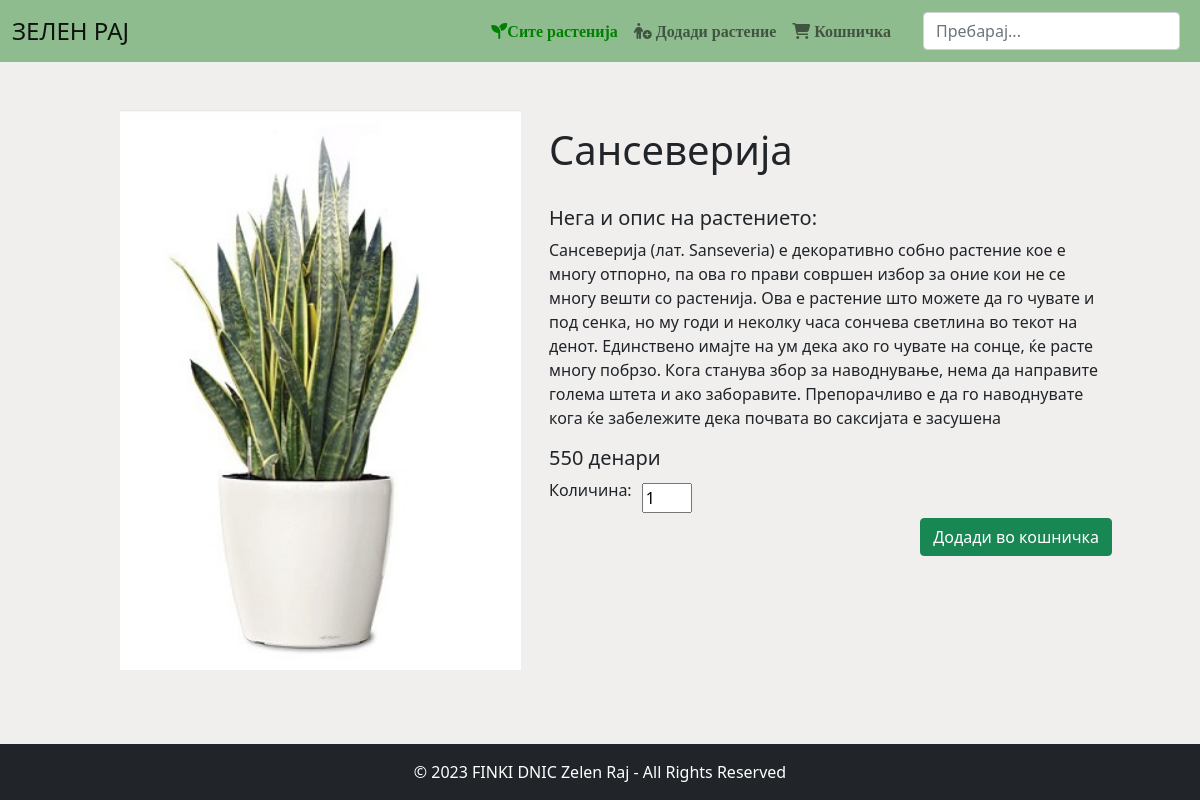
Page /plants/Сансеверија/ on the committed database.
### ZelenRaj/models.py (models this page shows, shortened)
class Plant(models.Model):
    name = models.CharField(max_length=200)
    image = models.ImageField(upload_to='plant_images/')
    price = models.IntegerField()
    care_info = models.TextField()
    stock = models.IntegerField()
    user = models.ForeignKey(User, on_delete=models.CASCADE)

### ZelenRaj/views.py (the view)
# urls.py: path('plants/<str:name>/', selectedPlant, name="selectedPlant"),
def selectedPlant(request, name):
    plant = Plant.objects.get(name=name)
    context = {"plant": plant}
    return render(request, "selectedPlant.html", context)

### ZelenRaj/templates/selectedPlant.html (shortened to what this page needs)
<!DOCTYPE html>
<html lang="en">
<head>
    <link href="https://cdn.jsdelivr.net/npm/bootstrap@5.0.2/dist/css/bootstrap.min.css" rel="stylesheet">
    <link rel="stylesheet" href="https://cdnjs.cloudflare.com/ajax/libs/font-awesome/6.4.0/css/all.min.css" />
</head>
<body style="background-color: #F0EFEE">
<nav class="navbar navbar-expand-lg navbar-light" style="background-color: darkseagreen">
  <div class="container-fluid">
    <a class="navbar-brand" href="{% url "homepage" %}" style="font-size: 24px;">ЗЕЛЕН РАЈ</a>
    <div class="collapse navbar-collapse nav justify-content-end" id="navbarSupportedContent">
      <ul class="navbar-nav justify-content-end px-4">
          <li class="nav-item">
            <a class="nav-link fas fa-solid fa-seedling" href="{% url 'plants' %}" style="color: green">Сите растенија</a>
        </li>
          <li class="nav-item">
            <a class="nav-link fas fa-solid fa-person-circle-plus" href="{% url 'addPlant' %}"> Додади растение</a>
        </li>
          <li class="nav-item">
          <a class="nav-link fas fa-shopping-cart" aria-current="page" href="{% url 'mycart' %}"> Кошничка</a>
        </li>
      </ul>
      <form class="d-flex">
        <input class="form-control me-2" type="search" placeholder="Пребарај..." aria-label="Search">
      </form>
    </div>
  </div>
</nav>
<div class="container m-5">
    <div class="row m-5">
        <div class="col-5 mb-5">
            <img src="{{ MEDIA_URL }}{{ plant.image.url }}" class="img-fluid mx-auto d-block plant-image" alt="...">
        </div>
        <div class="col-7 p-3 d-flex flex-column">
            <h1>{{ plant.name }}</h1><br/>
            <h5>Нега и опис на растението:</h5>
            <p>{{ plant.care_info }}</p>
            <h5>{{ plant.price }} денари</h5>
            <div style="display: flex; align-items: center;">
                <br/>
                <p style="font-size: 16px; margin-right: 10px;">Количина:</p>
                <input type="number" id="quantityInput" value="1" min="1" style="width: 50px;">
            </div>
            <button class="btn btn-success ms-auto" id="addToCartBtn">Додади во кошничка</button>
        </div>
    </div>
</div>
<footer class="bg-dark text-white text-center fixed-bottom">
    <div class="container py-3">
        <p class="m-0">© 2023 FINKI DNIC Zelen Raj - All Rights Reserved</p>
    </div>
</footer>
</body>
</html>

### ZelenRaj/templates/selectedPlant.html (style rules this page uses)
.plant-image { width: 100%; height: 70vh; object-fit: cover; }

### rows in the picture
Plant: image (picture), name "Сансеверија", care_info "Сансеверија (лат. Sanseveria) е декоративно собно растение кое е многу отпорно, па ова го прави совршен избор за оние кои не се многу вешти со растенија. Ова е растение што можете да го чувате и под сенка, но му годи и неколку часа сончева светлина во текот на денот. Единствено имајте на ум дека ако го чувате на сонце, ќе расте многу побрзо. Кога станува збор за наводнување, нема да направите голема штета и ако заборавите. Препорачливо е да го наводнувате кога ќе забележите дека почвата во саксијата е засушена", price "550"
